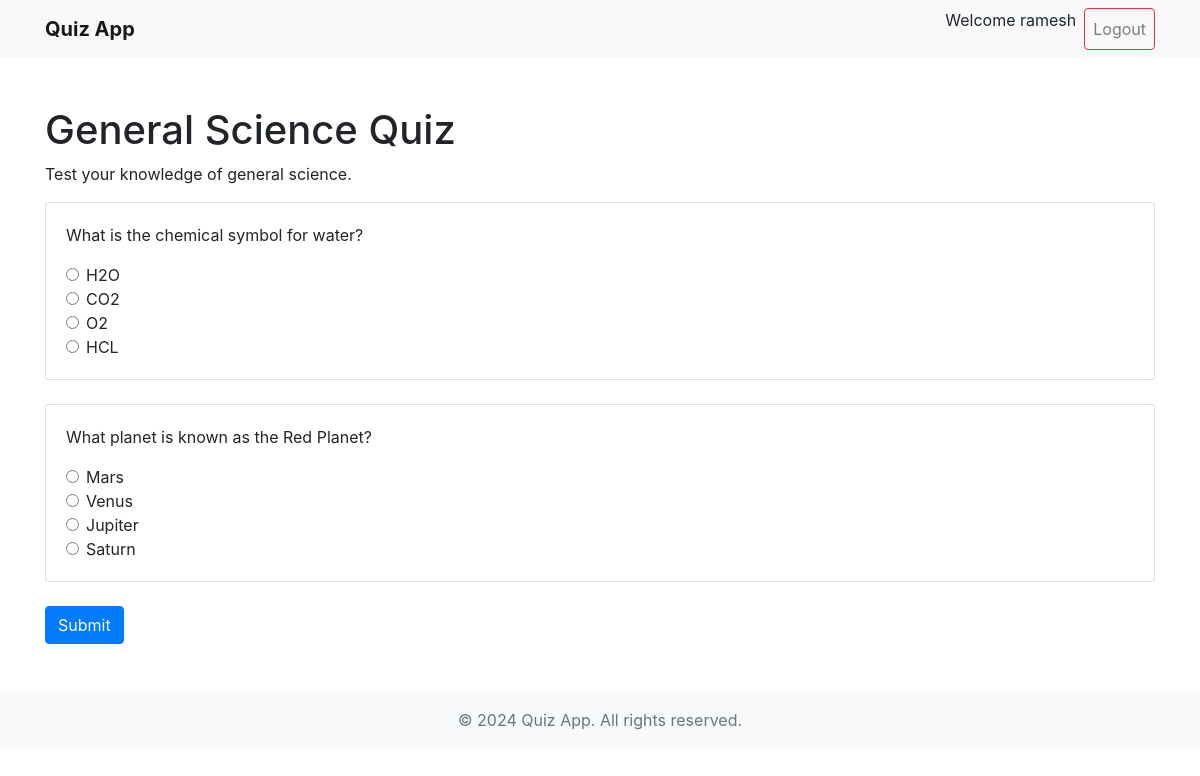
The page /quiz/1/ (signed in) on the database its author committed.
### home/models.py (models this page shows, shortened)
class Quiz(models.Model):
    category = models.ForeignKey(Category, on_delete=models.CASCADE)
    title = models.CharField(max_length=200)
    description = models.TextField()

class Question(models.Model):
    quiz = models.ForeignKey(Quiz, on_delete=models.CASCADE)
    question_text = models.CharField(max_length=200)

class Choice(models.Model):
    question = models.ForeignKey(Question, on_delete=models.CASCADE)
    choice_text = models.CharField(max_length=200)
    is_correct = models.BooleanField(default=False)

### home/views.py (the view)
# urls.py: path('quiz/<int:quiz_id>/', views.quiz_detail, name='quiz_detail'),
@login_required
def quiz_detail(request, quiz_id):
    quiz = get_object_or_404(Quiz, pk=quiz_id)
    return render(request, 'quiz_detail.html', {'quiz': quiz})

### templates/quiz_detail.html (shortened to what this page needs)
{% extends 'base.html' %}
{% block content %}
<div class="mt-4">
    <h1>{{ quiz.title }}</h1>
    <p>{{ quiz.description }}</p>
    <form method="post" action="{% url 'submit_quiz' quiz.id %}">
        {% for question in quiz.question_set.all %}
            <div class="card mb-4">
                <div class="card-body">
                    <p class="card-text">{{ question.question_text }}</p>
                    {% for choice in question.choice_set.all %}
                        <div class="form-check">
                            <input class="form-check-input" type="radio" name="{{ question.id }}" value="{{ choice.id }}" id="choice{{ choice.id }}">
                            <label class="form-check-label" for="choice{{ choice.id }}">
                                {{ choice.choice_text }}
                            </label>
                        </div>
                    {% endfor %}
                </div>
            </div>
        {% endfor %}
        <button type="submit" class="btn btn-primary">Submit</button>
    </form>
</div>
{% endblock %}

### templates/base.html (shortened to what this page needs)
{% load static %}
<!DOCTYPE html>
<html lang="en">
<head>
    <link href="https://stackpath.bootstrapcdn.com/bootstrap/4.5.2/css/bootstrap.min.css" rel="stylesheet">
</head>
<body>
    <nav class="navbar navbar-expand-lg navbar-light bg-light">
        <div class="container">
            <a class="navbar-brand font-weight-bold" href="/">Quiz App</a>
            <div class="collapse navbar-collapse" id="navbarNav">
                <ul class="navbar-nav ml-auto">
                    {% if user.is_authenticated %}
                    <p class="absolute right-40">Welcome {{user}}</p>
                        <li class="nav-item">
                            <a class="nav-link btn btn-outline-danger ml-2" href="{% url 'customlogout' %}">Logout</a>
                        </li>
                    {% endif %}
                </ul>
            </div>
        </div>
    </nav>
    <div class="container my-5">
        {% block content %}{% endblock %}
    </div>
    <footer class="bg-light py-3">
        <div class="container text-center">
            <span class="text-muted">&copy; 2024 Quiz App. All rights reserved.</span>
        </div>
    </footer>
</body>
</html>

### rows shown on the page
Quiz: title "General Science Quiz", description "Test your knowledge of general science."
Question: question_text "What is the chemical symbol for water?"
Choice: choice_text "H2O"
Choice: choice_text "CO2"
Choice: choice_text "O2"
Choice: choice_text "HCL"
Question: question_text "What planet is known as the Red Planet?"
Choice: choice_text "Mars"
Choice: choice_text "Venus"
Choice: choice_text "Jupiter"
Choice: choice_text "Saturn"

### other values the page prints
{{ user }} "ramesh"
